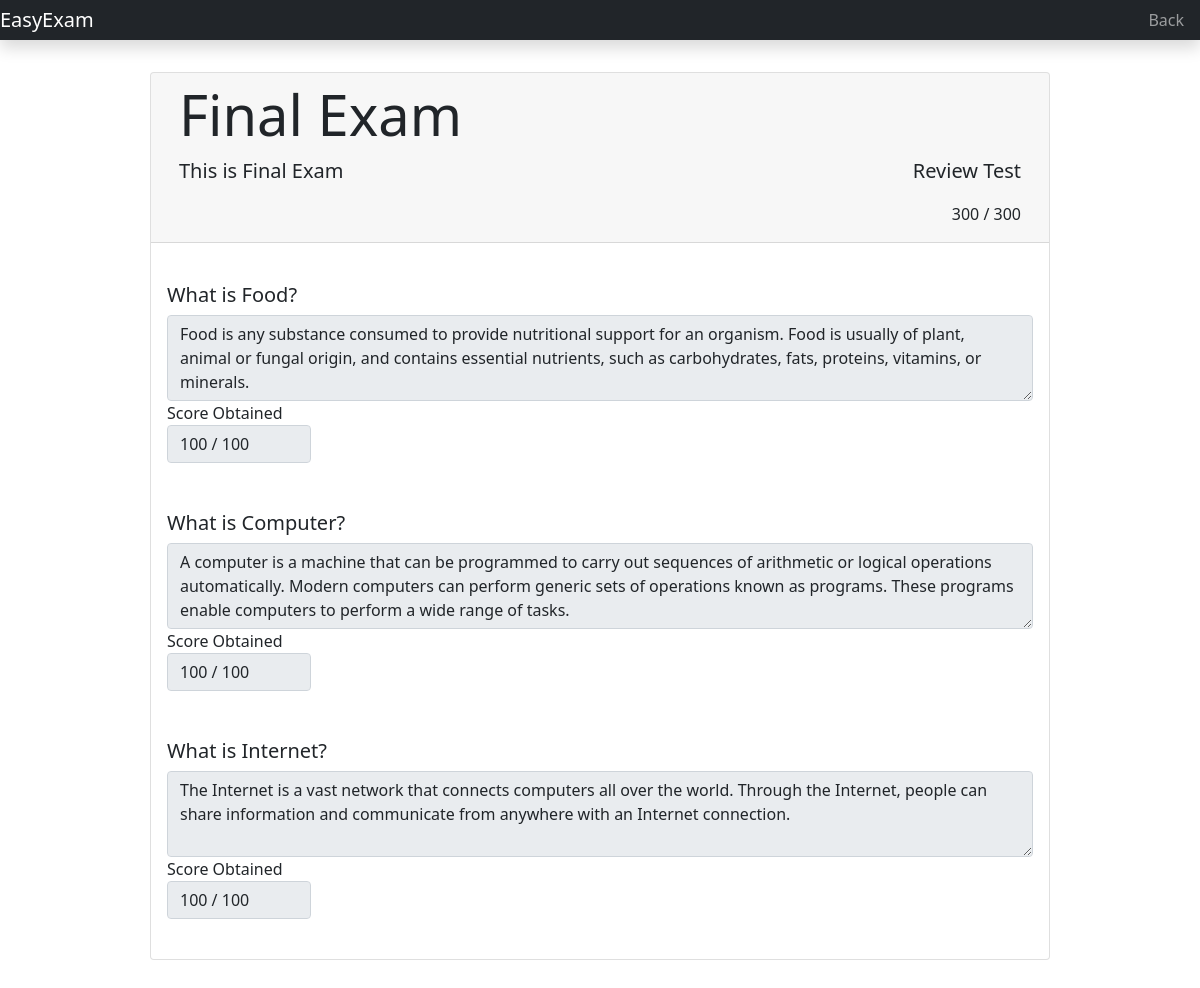
The page /8/review_test (signed in) on the database its author committed.
### Classroom/models.py (models this page shows)
class Test(models.Model):
	belongs = models.ForeignKey(Classroom, on_delete=models.CASCADE)
	name = models.CharField(max_length=255)
	desc = models.CharField(max_length=2555, blank=True)
	create_time = models.DateTimeField(auto_now_add=True)
	start_time = models.DateTimeField()
	end_time = models.DateTimeField()
	def __str__(self):
		return self.name

class Question(models.Model):
	test = models.ForeignKey(Test, on_delete=models.CASCADE, related_name='questions')
	qn_text = models.CharField('Question', max_length=2000)
	key = models.CharField('Answer key', max_length=5000)
	max_score = models.PositiveSmallIntegerField(default=100)
	def __str__(self):
		return self.qn_text

class Answer(models.Model):
	student = models.ForeignKey(User, on_delete=models.CASCADE)
	question = models.ForeignKey(Question, on_delete=models.CASCADE)
	answer_text = models.CharField(max_length=10000)
	ml_score = models.PositiveSmallIntegerField(default=10)
	actual_score = models.PositiveSmallIntegerField(default=10)
	def __str__(self):
		return self.answer_text

### Classroom/views/Students.py (the view)
# urls.py: path('<int:test_id>/review_test', Students.review_test, name='review_test'),
@login_required(login_url='login')
@student_required
def review_test(request, test_id):
	test = get_object_or_404(Test, id=test_id)
	qns = Question.objects.filter(test=test_id)
	student = request.user
	ans = []
	tot = 0
	act = 0
	for i in range(len(qns)) :
		d = {}
		d['qns'] = qns[i]
		d['ans'] = get_object_or_404(Answer, student=student, question=qns[i]) # Answer.objects.filter(student=student, question=qns[i])
		ans.append(d)
		act += d['ans'].actual_score
		tot += qns[i].max_score
	mark = "{} / {}".format(act, tot)
	return render(request, 'students/review_test.html', { 'test' : test, 'ans' : ans, 'mark' : mark })

### templates/students/review_test.html (shortened to what this page needs)
{% extends 'common.html' %}
{% load static %}
{% block main %}
<br><br>
<div class="d-flex justify-content-center">
	<div class="card" style="width: 75%";>
	  <div class="card-header">
			<div class="jumbotron jumbotron-fluid">
			  <div class="container">
			    <h1 class="display-4">{{ test }}</h1>
			    <div class="row">
			    	<p class="lead col-sm">{{ test.desc }}</p>
		        <p class="lead col-sm" align="right">Review Test</p>
		      </div>
		        <p class="col-sm" align="right">{{ mark }}</p>
			  </div>
			</div>
		</div>
	  <div class="card-body">
	  		{% for q in ans  %}
	  		<br>
	    	<h5 class="card-title">{{ q.qns }}</h5>
				<div class="form-group">
			  	<textarea class="form-control" rows="3" readonly>{{ q.ans }}</textarea>
				</div>
				<div class="col-2">
					<label for="score">Score Obtained</label>
		      <input id="score" type="test" class="form-control" value="{{ q.ans.actual_score }} / {{q.qns.max_score}}" readonly>
		    </div>
				<br>
				{% endfor %}
	  </div>
	</div>
</div>
<br><br>
{% endblock %}

### rows shown on the page
Test: name "Final Exam", desc "This is Final Exam"
Question: qns "What is Food?", ans "Food is any substance consumed to provide nutritional support for an organism. Food is usually of plant, animal or fungal origin, and contains essential nutrients, such as carbohydrates, fats, proteins, vitamins, or minerals.", ans.actual_score "100 / 100"
Question: qns "What is Computer?", ans "A computer is a machine that can be programmed to carry out sequences of arithmetic or logical operations automatically. Modern computers can perform generic sets of operations known as programs. These programs enable computers to perform a wide range of tasks.", ans.actual_score "100 / 100"
Question: qns "What is Internet?", ans "The Internet is a vast network that connects computers all over the world. Through the Internet, people can share information and communicate from anywhere with an Internet connection.", ans.actual_score "100 / 100"

### other values the page prints
{{ mark }} "300 / 300"
